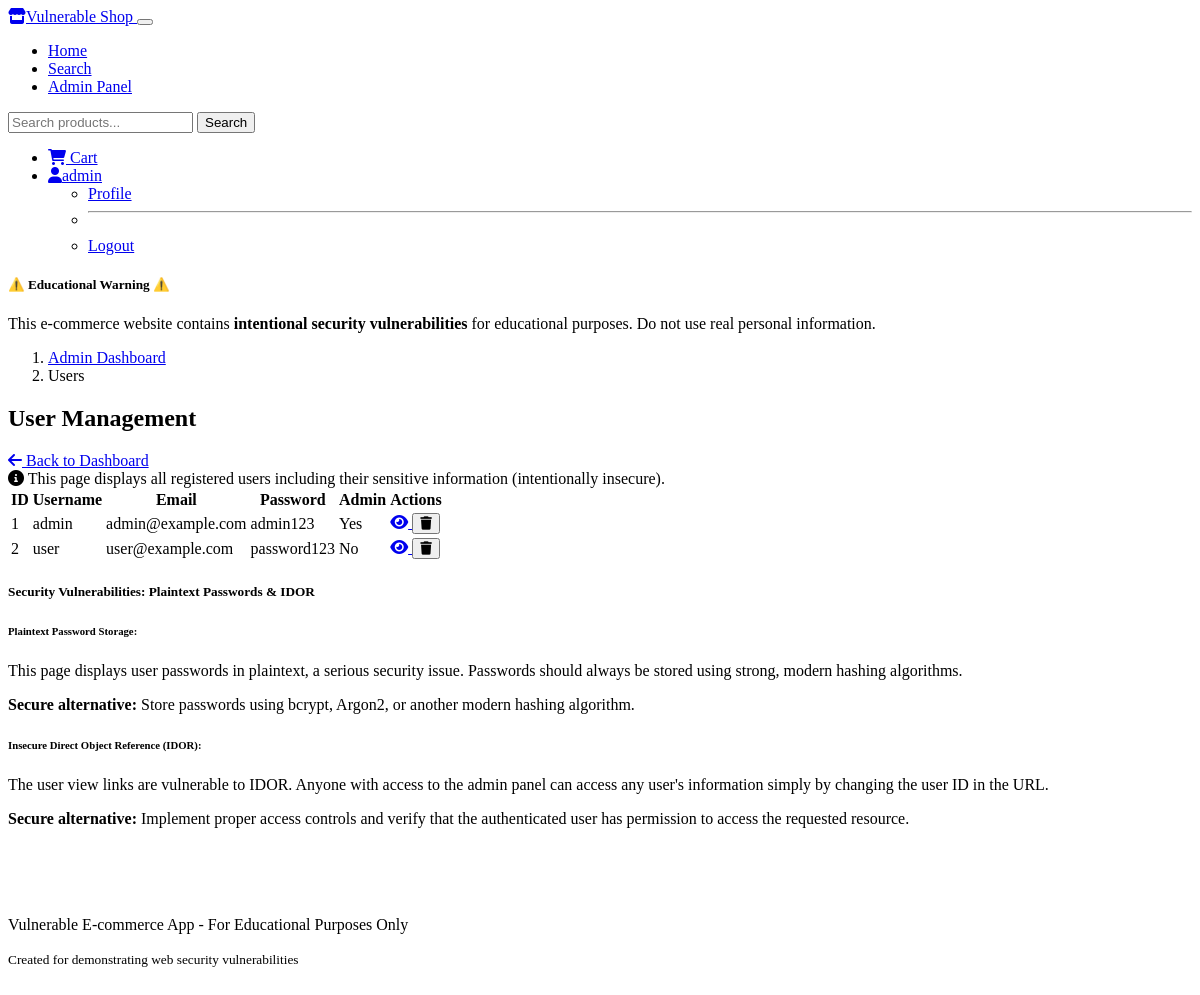
/admin/users (signed in), run on an earlier commit of the app's database.
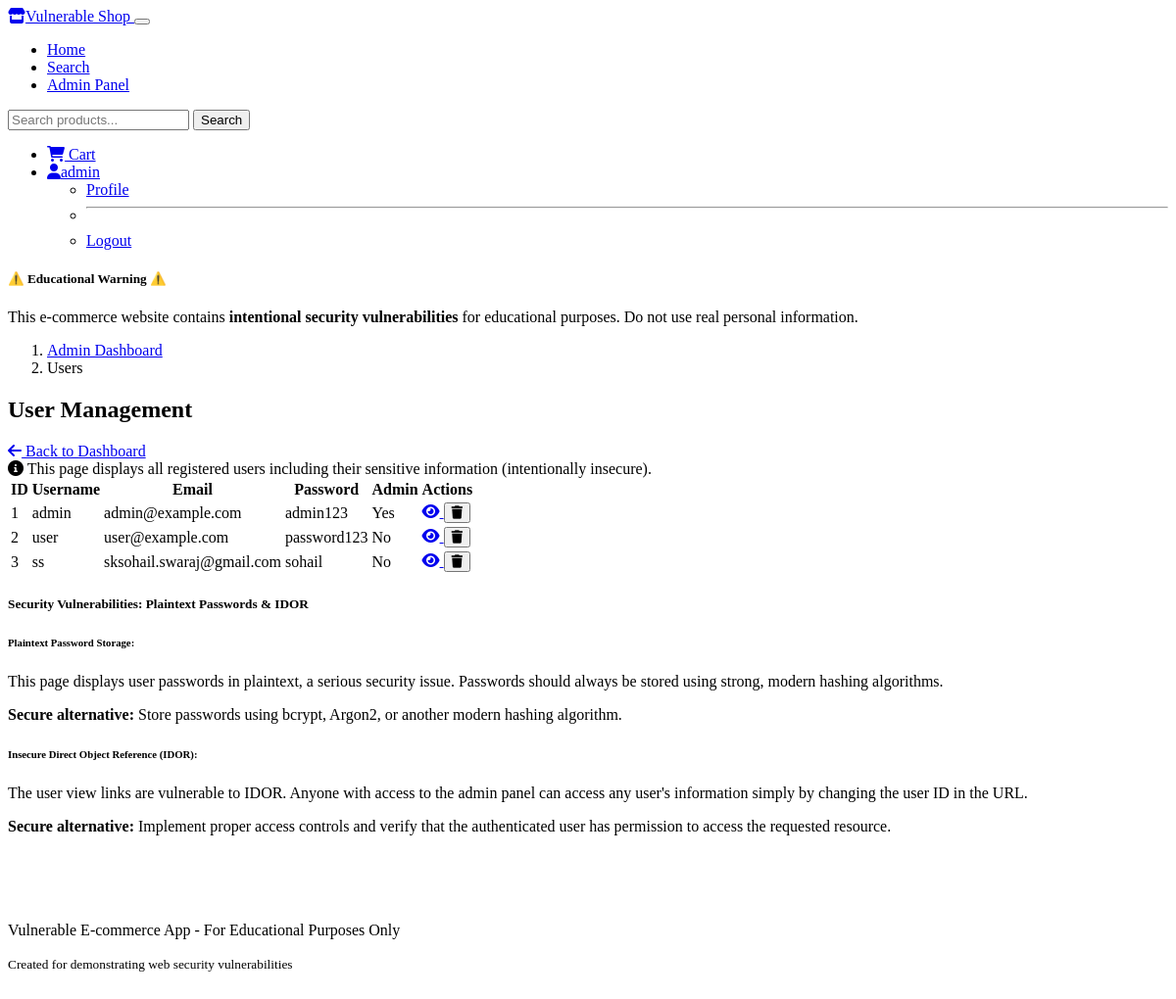
And on a later commit of the database.
### tables this page shows
CREATE TABLE users (
    id INTEGER PRIMARY KEY AUTOINCREMENT,
    username TEXT NOT NULL UNIQUE,
    password TEXT NOT NULL,
    email TEXT NOT NULL,
    address TEXT,
    is_admin INTEGER DEFAULT 0
);

### app.py (the view)
@app.route('/admin/users')
def admin_users():
    if not session.get('logged_in') or not session.get('is_admin'):
        flash('Unauthorized access')
        return redirect(url_for('index'))
    users = query_db('SELECT * FROM users')
    return render_template('admin_users.html', users=users)

### app.py (called while the page is built)
def get_db():
    db = getattr(g, '_database', None)
    if db is None:
        db = g._database = sqlite3.connect(DATABASE)
        db.row_factory = sqlite3.Row
    return db

def query_db(query, args=(), one=False):
    cur = get_db().execute(query, args)
    rv = cur.fetchall()
    cur.close()
    return (rv[0] if rv else None) if one else rv

@app.teardown_appcontext
def close_connection(exception):
    db = getattr(g, '_database', None)
    if db is not None:
        db.close()

### templates/admin_users.html (shortened to what this page needs)
{% extends "layout.html" %}
{% block content %}
<div class="row mb-4">
    <div class="col-md-12">
        <nav aria-label="breadcrumb">
            <ol class="breadcrumb">
                <li class="breadcrumb-item"><a href="{{ url_for('admin') }}">Admin Dashboard</a></li>
                <li class="breadcrumb-item active" aria-current="page">Users</li>
            </ol>
        </nav>
        <div class="card">
            <div class="card-header d-flex justify-content-between align-items-center">
                <h2 class="mb-0">User Management</h2>
                <a href="{{ url_for('admin') }}" class="btn btn-outline-secondary">
                    <i class="fas fa-arrow-left me-1"></i> Back to Dashboard
                </a>
            </div>
            <div class="card-body">
                <div class="alert alert-info">
                    <i class="fas fa-info-circle me-2"></i> This page displays all registered users including their sensitive information (intentionally insecure).
                </div>
                <div class="table-responsive">
                    <table class="table table-hover">
                        <thead>
                            <tr>
                                <th>ID</th>
                                <th>Username</th>
                                <th>Email</th>
                                <th>Password</th>
                                <th>Admin</th>
                                <th>Actions</th>
                            </tr>
                        </thead>
                        <tbody>
                            {% for user in users %}
                            <tr>
                                <td>{{ user.id }}</td>
                                <td>{{ user.username }}</td>
                                <td>{{ user.email }}</td>
                                <td class="text-danger">{{ user.password }}</td>
                                <td>
                                    {% if user.is_admin %}
                                    <span class="badge bg-primary">Yes</span>
                                    {% else %}
                                    <span class="badge bg-secondary">No</span>
                                    {% endif %}
                                </td>
                                <td>
                                    <a href="{{ url_for('view_user', user_id=user.id) }}" class="btn btn-sm btn-info me-1">
                                        <i class="fas fa-eye"></i>
                                    </a>
                                    <button class="btn btn-sm btn-danger">
                                        <i class="fas fa-trash"></i>
                                    </button>
                                </td>
                            </tr>
                            {% endfor %}
                        </tbody>
                    </table>
                </div>
            </div>
        </div>
    </div>
</div>
<div class="row mt-4">
    <div class="col-md-12">
        <div class="card">
            <div class="card-header bg-warning text-dark">
                <h5>Security Vulnerabilities: Plaintext Passwords & IDOR</h5>
            </div>
            <div class="card-body">
                <h6>Plaintext Password Storage:</h6>
                <p>This page displays user passwords in plaintext, a serious security issue. Passwords should always be stored using strong, modern hashing algorithms.</p>
                <p><strong>Secure alternative:</strong> Store passwords using bcrypt, Argon2, or another modern hashing algorithm.</p>
                <h6>Insecure Direct Object Reference (IDOR):</h6>
                <p>The user view links are vulnerable to IDOR. Anyone with access to the admin panel can access any user's information simply by changing the user ID in the URL.</p>
                <p><strong>Secure alternative:</strong> Implement proper access controls and verify that the authenticated user has permission to access the requested resource.</p>
            </div>
        </div>
    </div>
</div>
{% endblock %}

### templates/layout.html (shortened to what this page needs)
<!DOCTYPE html>
<html lang="en" data-bs-theme="dark">
<head>
    <link rel="stylesheet" href="https://cdn.replit.com/agent/bootstrap-agent-dark-theme.min.css">
    <link rel="stylesheet" href="https://cdnjs.cloudflare.com/ajax/libs/font-awesome/6.0.0/css/all.min.css">
    <link rel="stylesheet" href="{{ url_for('static', filename='css/styles.css') }}">
</head>
<body>
    <nav class="navbar navbar-expand-lg navbar-dark bg-dark mb-4">
        <div class="container">
            <a class="navbar-brand" href="{{ url_for('index') }}">
                <i class="fas fa-store me-2"></i>Vulnerable Shop
            </a>
            <button class="navbar-toggler" type="button" data-bs-toggle="collapse" data-bs-target="#navbarNav" aria-controls="navbarNav" aria-expanded="false" aria-label="Toggle navigation">
            </button>
            <div class="collapse navbar-collapse" id="navbarNav">
                <ul class="navbar-nav me-auto">
                    <li class="nav-item">
                        <a class="nav-link" href="{{ url_for('index') }}">Home</a>
                    </li>
                    <li class="nav-item">
                        <a class="nav-link" href="{{ url_for('search') }}">Search</a>
                    </li>
                    {% if session.logged_in and session.is_admin %}
                    <li class="nav-item">
                        <a class="nav-link" href="{{ url_for('admin') }}">Admin Panel</a>
                    </li>
                    {% endif %}
                </ul>
                <form class="d-flex me-2" id="search-form" action="{{ url_for('search') }}" method="get">
                    <input class="form-control me-2" type="search" name="q" id="search-input" placeholder="Search products..." aria-label="Search">
                    <button class="btn btn-outline-light" type="submit">Search</button>
                </form>
                <ul class="navbar-nav">
                    {% if session.logged_in %}
                    <li class="nav-item">
                        <a class="nav-link" href="{{ url_for('cart') }}">
                            <i class="fas fa-shopping-cart"></i>
                            Cart
                        </a>
                    </li>
                    <li class="nav-item dropdown">
                        <a class="nav-link dropdown-toggle" href="#" id="navbarDropdown" role="button" data-bs-toggle="dropdown" aria-expanded="false">
                            <i class="fas fa-user me-1"></i>{{ session.username }}
                        </a>
                        <ul class="dropdown-menu" aria-labelledby="navbarDropdown">
                            <li><a class="dropdown-item" href="{{ url_for('profile') }}">Profile</a></li>
                            <li><hr class="dropdown-divider"></li>
                            <li><a class="dropdown-item" href="{{ url_for('logout') }}">Logout</a></li>
                        </ul>
                    </li>
                    {% endif %}
                </ul>
            </div>
        </div>
    </nav>
    <div class="container mb-4">
        <div class="alert alert-danger">
            <h5 class="alert-heading">⚠️ Educational Warning ⚠️</h5>
            <p class="mb-0">This e-commerce website contains <strong>intentional security vulnerabilities</strong> for educational purposes. Do not use real personal information.</p>
        </div>
    </div>
    <main class="container">
        {% block content %}{% endblock %}
    </main>
    <footer class="footer text-center text-white mt-5">
        <div class="container">
            <p>Vulnerable E-commerce App - For Educational Purposes Only</p>
            <p><small>Created for demonstrating web security vulnerabilities</small></p>
        </div>
    </footer>
</body>
</html>

What changed in the data, as far as the page shows it:
added users: id "3", username "ss", email "sksohail.swaraj@gmail.com", password "sohail", is_admin "No"
